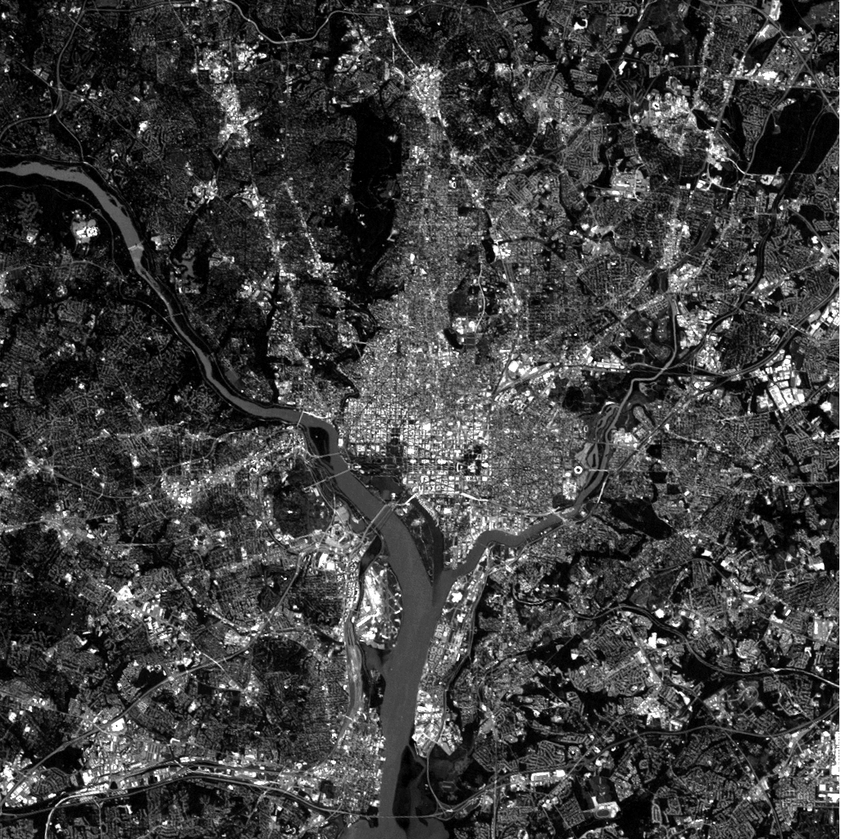
#> input picture hw2/sample_images/Fig0627(a)(WashingtonDC Band3-RED).tiff, 841 x 839 px, shrunk from 1026 x 1024 before the run, found by its file name
$ python 6_17_b.py
#> lines starting #> are read from the running program, lines starting #| are printed output that depends on the picture; after the words box and inside, x2 and y2 are one past the last pixel; in counts of white or black regions, pixels touching at a corner belong together
from PIL import Image
import matplotlib.pyplot as plt
import matplotlib.image as mpimg
import numpy as np

# Setting the input and output files.
IN_FILE = 'hw2/sample_images/Fig0627(a)(WashingtonDC Band3-RED).tiff'
OUT_FILE = 'hw2/sample_images/Fig0627_out_b.png'

# Loading the image, storing width and height into constants
# Load image, store width and height into constants
pillow_img = Image.open(IN_FILE)
#> pillow_img is the input picture: PIL image 841x839 L; min 0, max 255, mean 62.5
IMG_W, IMG_H = pillow_img.size
#> IMG_W = 841; IMG_H = 839
img = np.array(pillow_img)

threshold_img = np.zeros((IMG_H, IMG_W), dtype=int)
for i in range(IMG_H):
    for j in range(IMG_W):
        if (img[i,j] > 100):
            threshold_img[i, j] = 0
        else:
            threshold_img[i, j] = 255
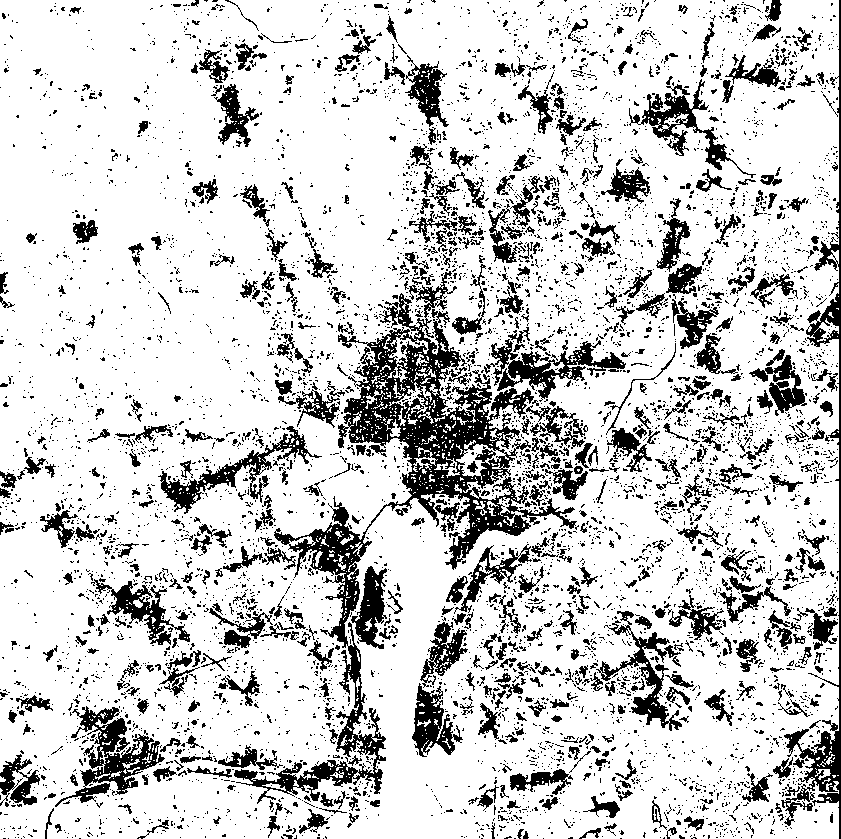
#> threshold_img: shape (839, 841) int64; 80.9% white; 6504 black regions (5804 under 20 px), largest, box (x1, y1, x2, y2) and area: (234, 271, 577, 804) 25127, (781, 0, 841, 839) 5165, (55, 706, 165, 807) 3464

# Saving the threshold image as .jpg
output_file = Image.fromarray(np.uint8(threshold_img.reshape((IMG_H, IMG_W))))
output_file.save(OUT_FILE)
